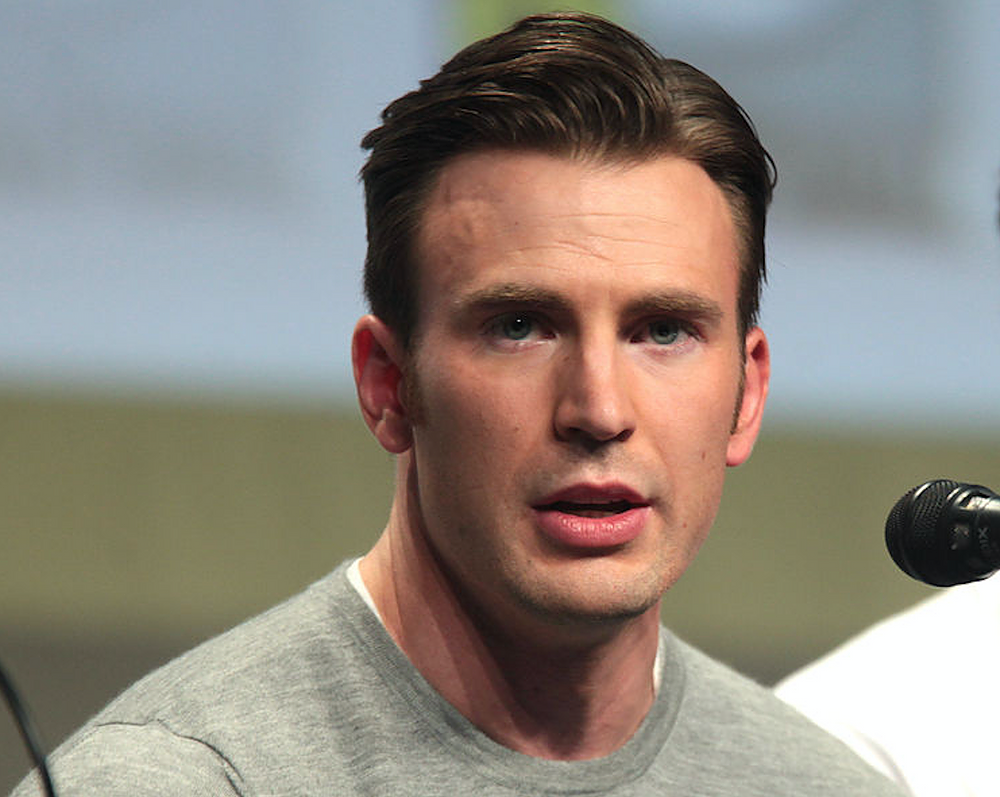
#> input picture data/chris.png, 1000 x 797 px
$ jupyter execute 02_01_Object_Detection.ipynb   (shell and % lines are left out)
#> lines starting #> are read from the running program, lines starting #| are printed output that depends on the picture; after the words box and inside, x2 and y2 are one past the last pixel; in counts of white or black regions, pixels touching at a corner belong together
# Object Detection⚡⚡

- HAAR Cascade Classifier

- Go to this [link](https://github.com/opencv/opencv/tree/master/data/haarcascades) and download haarcascade_frontalface_default.xml. ⏬⏬

[cell 1]
import numpy as np
import cv2
import matplotlib.pyplot as plt

- To detect the face:
    1. Read Image
    2. Convert into Grayscale.
    3. Apply Cascade Classifier

[cell 2]
img = cv2.imread('data/chris.png')
#> img is the input picture: shape (797, 1000, 3); mean B, G, R 128.4, 137.1, 144.1
gray = cv2.cvtColor(img,cv2.COLOR_BGR2GRAY)
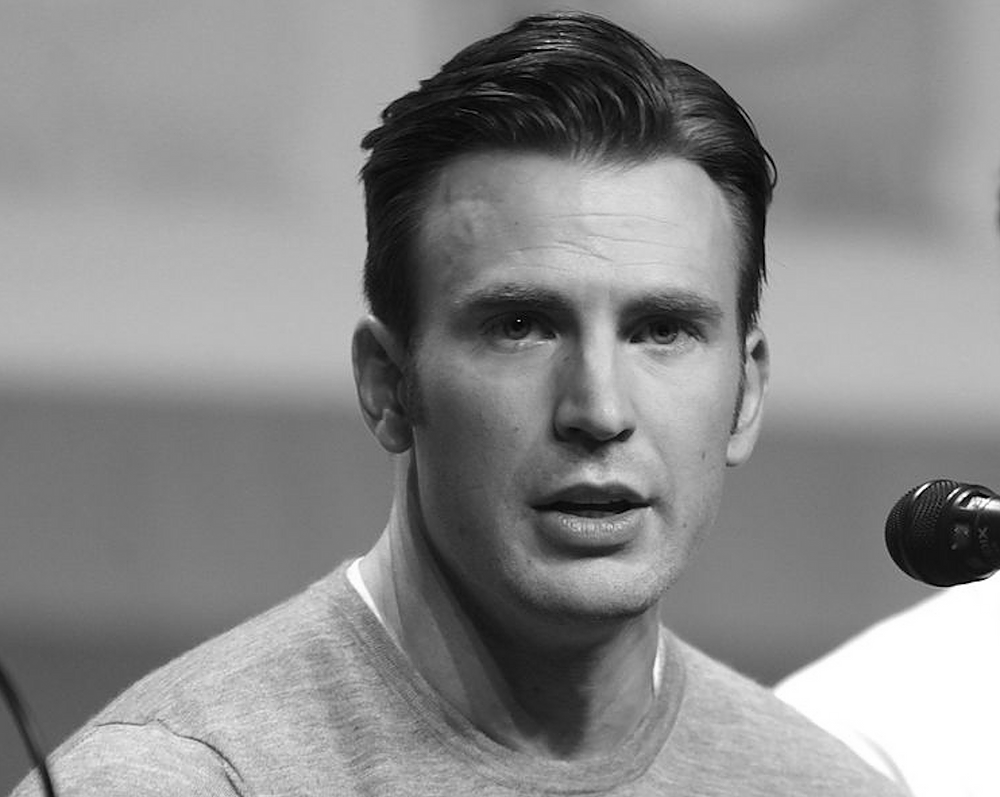
#> gray: shape (797, 1000); min 0, max 255, mean 138.2
haar = cv2.CascadeClassifier('./data/haarcascade_frontalface_default.xml')
faces = haar.detectMultiScale(gray,1.3,5)
#> faces = [[384, 159, 424, 424]]

[cell 3]
print(faces) # x,y,width,height
#| [[384 159 424 424]]

[cell 4]
x1 = faces[0][0]
#> x1 = 384
y1 = faces[0][1]
#> y1 = 159
x2 = faces[0][2]
#> x2 = 424
y2 = faces[0][3]
#> y2 = 424

[cell 5]
cv2.rectangle(img,(x1,y1),(x1+x2,y1+y2),(0,255,0),5)
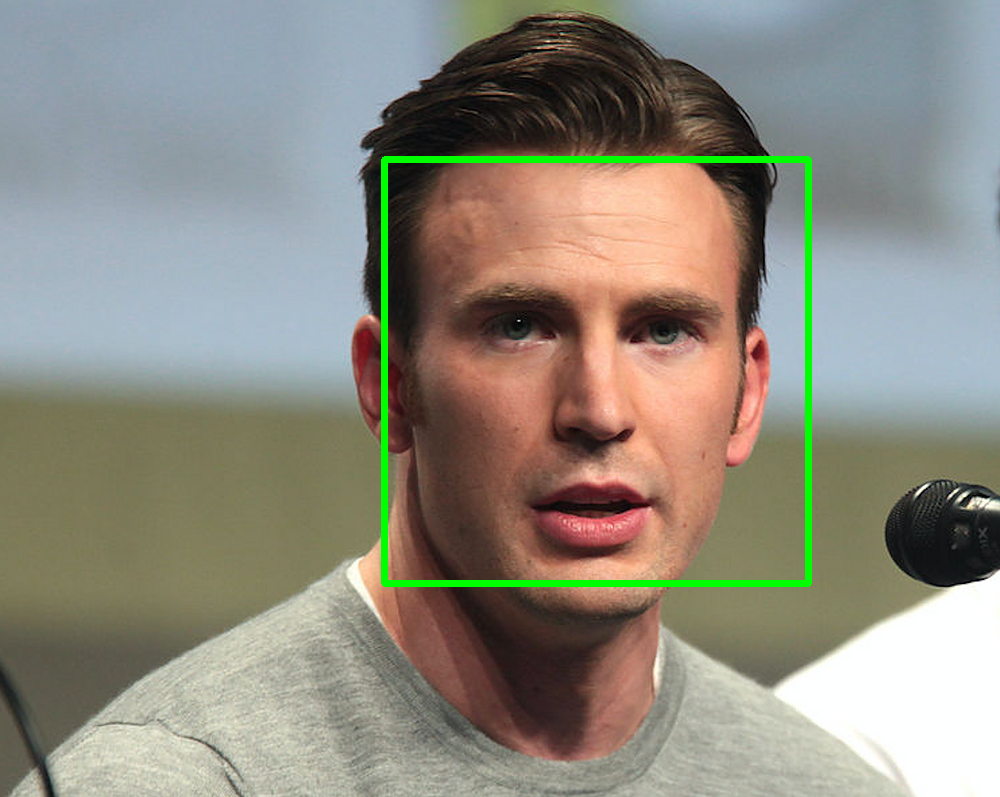
#> img: shape (797, 1000, 3); 1.49% of pixels changed, all inside (x1, y1, x2, y2) = (381, 156, 812, 587)
plt.title('FACE DETECTION USING HAAR CASCADE')
plt.imshow(img)

[cell 6]
cv2.imshow('object_detect',img)
cv2.waitKey(0)
cv2.destroyAllWindows()

# Output

[cell 7]
# Crop the image
faceCrop = img[y1:y1+y2,x1:x1+x2]
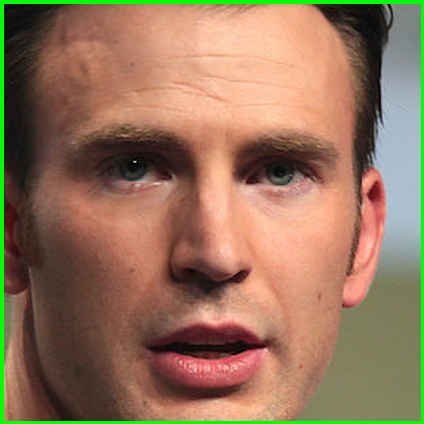
#> faceCrop: shape (424, 424, 3); mean B, G, R 91.1, 116.9, 148.6
plt.imshow(faceCrop)

[cell 8]
# Save the face
cv2.imwrite('./data/chris_detected_face.png',faceCrop)
#> Out = True

$ run again, with data/male_000281.jpg saved as data/chris.png
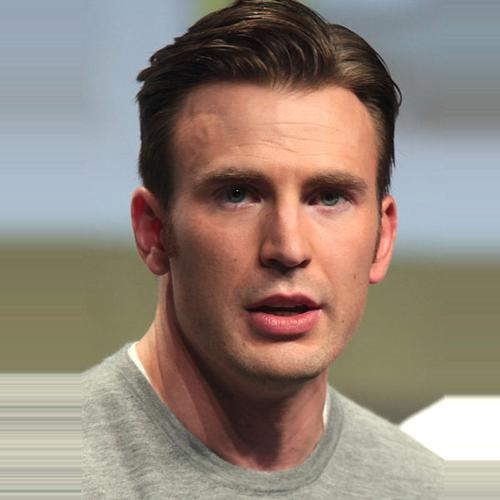
#> input picture data/male_000281.jpg, 500 x 500 px
#> img is the input picture: shape (500, 500, 3); mean B, G, R 122.1, 132.9, 146.2
#> `gray = cv2.cvtColor(img,cv2.COLOR_BGR2GRAY)`:
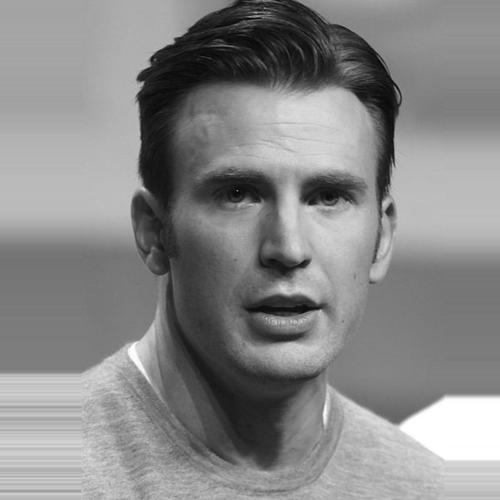
#> gray: shape (500, 500); min 1, max 255, mean 135.6
#> faces = [[154, 94, 261, 261]]
#| [[154  94 261 261]]
#> x1 = 154
#> y1 = 94
#> x2 = 261
#> img: shape (500, 500, 3); 2.92% of pixels changed, all inside (x1, y1, x2, y2) = (151, 91, 419, 359)
#> `faceCrop = img[y1:y1+y2,x1:x1+x2]`:
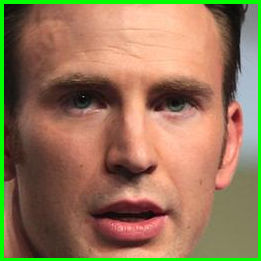
#> faceCrop: shape (261, 261, 3); mean B, G, R 88.7, 119.6, 149.2
#> Out = True
